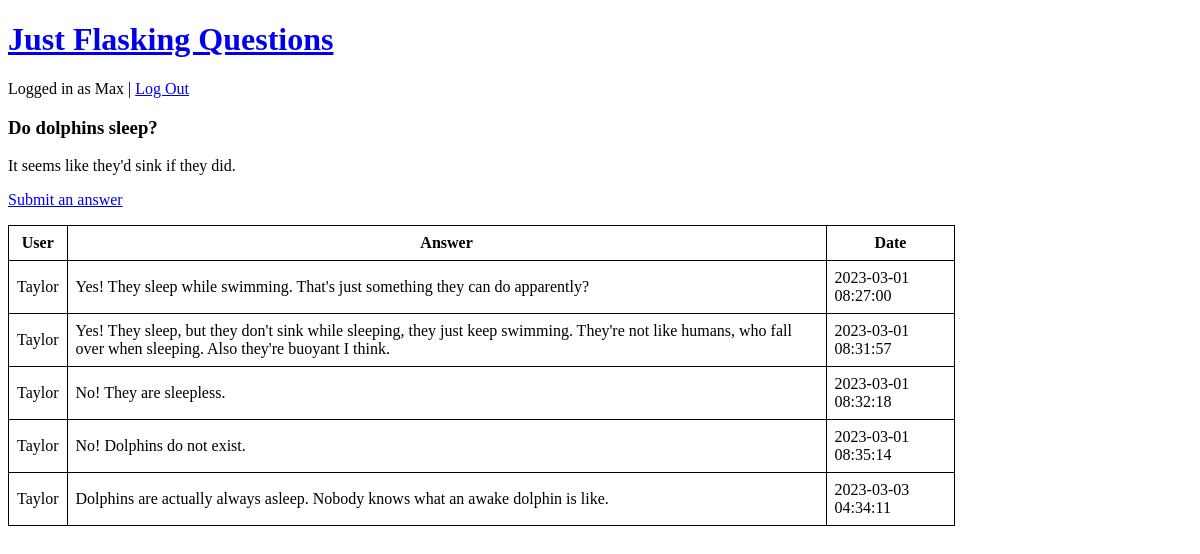
The page /questions/1 (signed in) on the database as committed earlier.
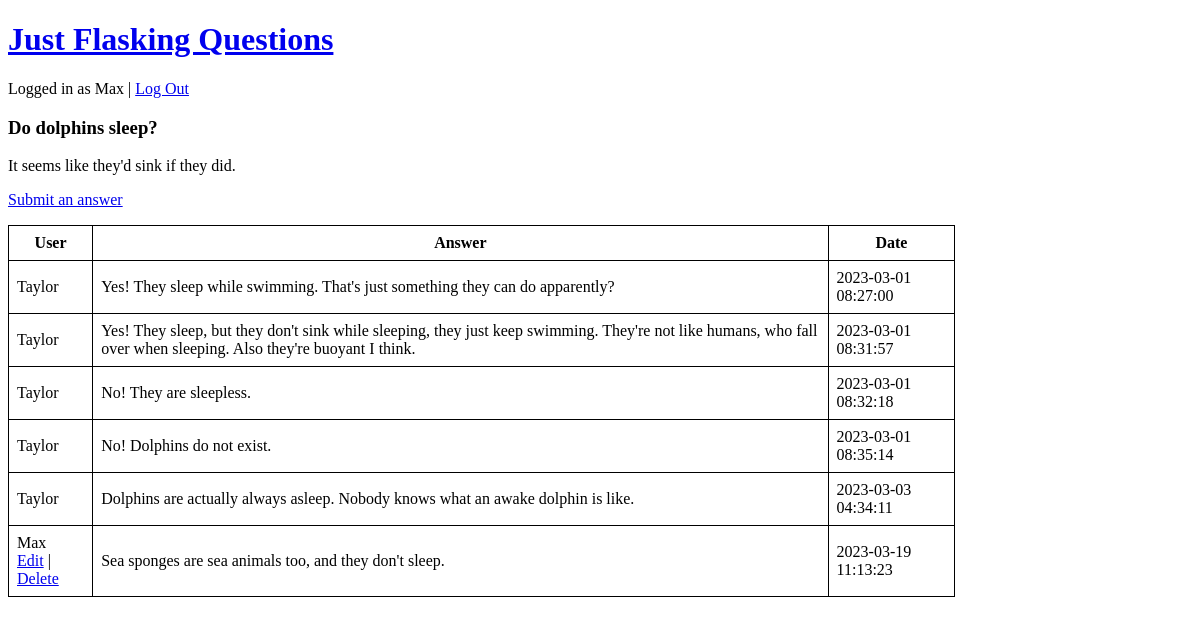
The same page on the database as committed later.
### app.py (models this page shows, shortened)
class User(db.Model):
    __tablename__ = 'users'
    id = db.Column(db.Integer, primary_key = True)
    username = db.Column(db.String, unique = True)
    password = db.Column(db.String(80))
    questions = db.relationship('Question', backref = 'user')
    answers = db.relationship('Answer', backref = 'user')
    created_on = db.Column(db.DateTime, server_default=db.func.now())
    updated_on = db.Column(db.DateTime, server_default=db.func.now(), server_onupdate=db.func.now())
    @classmethod
    def find_by_username(self, username):
        return User.query.filter_by(username=username).first()
    @classmethod
    def current_user(self, session):
        return User.find_by_username(session['username'])

class Question(db.Model):
    __tablename__ = 'questions'
    id = db.Column(db.Integer, primary_key = True)
    user_id = db.Column(db.Integer, db.ForeignKey('users.id'))
    title = db.Column(db.String)
    content = db.Column(db.String)
    answers = db.relationship('Answer', backref = 'question')
    created_on = db.Column(db.DateTime, server_default=db.func.now())
    updated_on = db.Column(db.DateTime, server_default=db.func.now(), server_onupdate=db.func.now())

class Answer(db.Model):
    __tablename__ = 'answers'
    id = db.Column(db.Integer, primary_key = True)
    user_id = db.Column(db.Integer, db.ForeignKey('users.id'))
    question_id = db.Column(db.Integer, db.ForeignKey('questions.id'))
    content = db.Column(db.String)
    created_on = db.Column(db.DateTime, server_default=db.func.now())
    updated_on = db.Column(db.DateTime, server_default=db.func.now(), server_onupdate=db.func.now())

### app.py (the view)
@app.route('/questions/<int:question_id>')
def question(question_id):
    question = Question.query.get(question_id)
    answers = question.answers
    current_user = User.current_user(session)
    return render_template('questions/show.html', question = question, answers = answers, current_user = current_user)

### templates/questions/show.html (shortened to what this page needs)
{% extends 'layout.html' %}
{% block body %}
<h3>{{ question.title }}</h3>
<p>{{ question.content }}</p>
{% if current_user == question.user %}
<a href={{url_for('edit_question', question_id = question.id)}}>Edit</a> | <a href={{url_for('delete_question', question_id = question.id)}}>Delete</a>
{% else %}
<p><a href={{url_for('new_answer', question_id=question.id)}}>Submit an answer</a></p>
{% endif %}
{% if answers %}
<table>
    <tr>
        <th>User</th>
        <th>Answer</th>
        <th>Date</th>
    </tr>
    {% for answer in answers %}
        <tr>
            <td>{{ answer.user.username }}
                {% if answer.user == current_user %}
                <br><a href={{url_for('edit_answer', answer_id = answer.id)}}>Edit</a> | <a href={{url_for('delete_answer', answer_id = answer.id)}}>Delete</a>
                {% endif %}
            </td>
            <td>{{ answer.content }}</td>
            <td>{{ answer.created_on }}</td>
        </tr>
    {% endfor %}
</table>
{% endif %}
{% endblock %}

### templates/layout.html (shortened to what this page needs)
<!DOCTYPE html>
<html lang="en">
<head>
    <link rel="stylesheet" href="{{ url_for('static', filename='css/main.css')}}">
    <h1 id="banner"><a href={{url_for('index')}}>Just Flasking Questions</a></h1>
    {% if 'username' in session %}
        Logged in as {{ session['username'] }} | <a href={{url_for('logout')}}>Log Out</a>
    {% else %}
        <a href={{url_for('login')}}>Log In</a> | <a href={{url_for('register')}}>Register</a>
    {% endif %}
    <br>
</head>
<body>
    {% block body %} {% endblock %}
</body>
</html>

### static/css/main.css (style rules this page uses)
table, th, td { border: 1px solid black; padding: 8px; }
table { width: 80%; border-collapse: collapse; }

Rows that differ between the two databases and show on the page:
added Answer: user.username "Max", content "Sea sponges are sea animals too, and they don't sleep.", created_on "2023-03-19 11:13:23"
